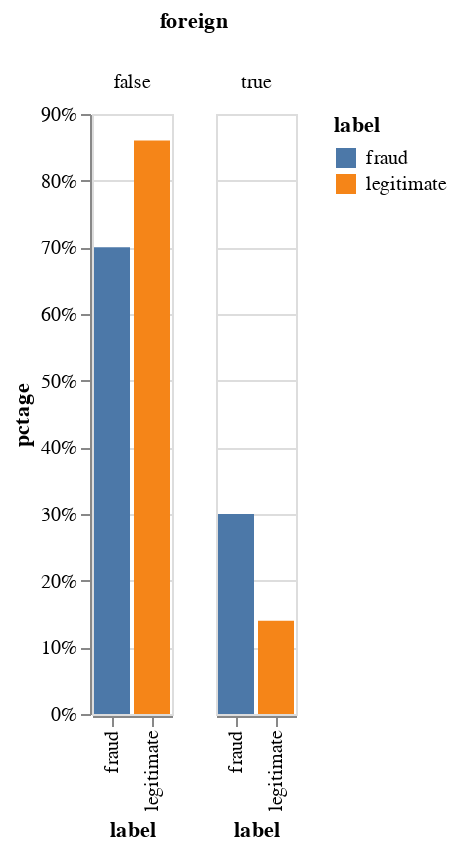

Here is the notebook cell this chart was saved with:
### Markdown cell above
# Foreign transaction distribution

### Code cell
pt = pd.pivot_table(df[["label", "foreign", "timestamp"]], 
                    index=["label", "foreign"], aggfunc=len)

pt.columns = ['count']
gdf = pd.DataFrame(pt.to_records())

gdf['total'] = gdf.groupby('label')['count'].transform(np.sum)
gdf['pctage'] = gdf['count'] / gdf['total']

gdf

alt.Chart(gdf).mark_bar().encode(
    alt.Y('pctage:Q', axis=alt.Axis(format='.0%')), column='foreign', x="label", color='label'
)

### Figure 1 — Vega-Lite specification as saved in the notebook (floating-point values rounded to 4 significant figures)
{"config": {"view": {"continuousWidth": 400, "continuousHeight": 300}}, "data": {"name": "data-576395d2d56f5adfc07e98b3deb31d49"}, "mark": "bar", "encoding": {"color": {"type": "nominal", "field": "label"}, "column": {"type": "nominal", "field": "foreign"}, "x": {"type": "nominal", "field": "label"}, "y": {"type": "quantitative", "axis": {"format": ".0%"}, "field": "pctage"}}, "$schema": "https://vega.github.io/schema/vega-lite/v4.0.0.json", "datasets": {"data-576395d2d56f5adfc07e98b3deb31d49": [{"label": "fraud", "foreign": false, "count": 289057, "total": 412839, "pctage": 0.7002}, {"label": "fraud", "foreign": true, "count": 123782, "total": 412839, "pctage": 0.2998}, {"label": "legitimate", "foreign": false, "count": 19380331, "total": 22533292, "pctage": 0.8601}, {"label": "legitimate", "foreign": true, "count": 3152961, "total": 22533292, "pctage": 0.1399}]}}
